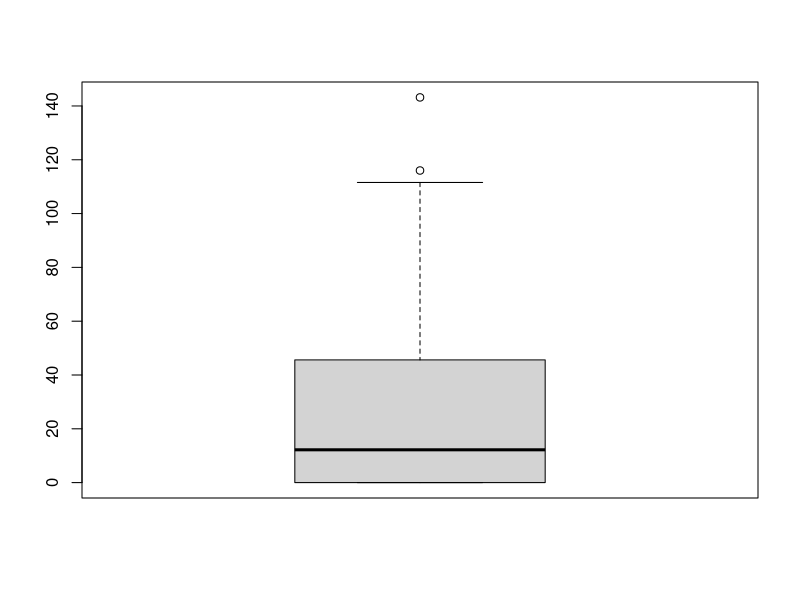

The R source for this figure: (Note: this script raises an error after producing the figure.)
## ---- chunk 1
rm(list=ls())
library(here)
library(tidyverse)
library(ggfortify)
## ---- chunk 2
plot <- read.csv(here("Data", "Moose_Plot_Data.csv"))
tree <- read.csv(here("Data", "Moose_Tree_Data.csv"))
## ---- chunk 3
glimpse(plot)
## ---- chunk 4
glimpse(tree)
## ---- chunk 5
plot$hilltop <- as.logical(plot$hilltop)
plot$swamp <- as.logical(plot$swamp)
plot$wetland_forest <- as.logical(plot$wetland_forest)
plot$harvest <- as.logical(plot$harvest)

tree$browsed <- as.logical(tree$browsed)
tree$stripped <- as.logical(tree$stripped)
tree$broken <- as.logical(tree$broken)

tree$species <- as.factor(tree$species)
tree$plot <- as.factor(tree$plot)
## ---- chunk 6

#First fix Quabbin Forest, the watershed labeled as 0
fixwatershed0 <- which(plot$watershed == "0")
plot$watershed[fixwatershed0] <- "Quabbin"

#Then fix Ware River Forest, the watershed labeled as 1
fixwatershed1 <- which(plot$watershed == "1")
plot$watershed[fixwatershed1] <- "Ware River"

#Now convert it to factor then check the levels to make sure it all worked.
plot$watershed <- as.factor(plot$watershed)
levels(plot$watershed)
## ---- chunk 7
# Checking browse_index first.
# Run code to get a summary of descriptive stats to compare the max and mins with the quartiles, median, and mean. 

summary(plot$browse_index)
## ---- chunk 8
#Make a rough boxplot of this variable to check it out. 
boxplot(plot$browse_index)
## ---- chunk 9
# Find out more about this row:

which(plot$browse_index == 143.18) #This didn't work but I organized the rows from greatest to least in the table and it returned row number 156. 

slice(plot, 156)
## ---- chunk 10
#Now check the summary stats for the whole dataset just to make things quicker. 
plot |>
  summary()
## ---- chunk 11
# I found the unite function through googling. It combines the three columns but ends up with the three values still distinct, just all in one column. This isn't quite what I want. 

unite(tree, col='interaction', c('browsed', 'stripped', 'broken'), sep = '/')
## ---- chunk 12
# Add a new column that combines browsed, stripped, and broken using mutate (function that modifies columns). Found a model of similar code through googling. 

tree.updated <- tree |>
  mutate(interaction = browsed + stripped + broken)

# However, this function added the value in the three columns together, instead of how I wanted, which is to keep the binary yes/no of whether there was moose interaction with the tree. (see next code chunk)

## ---- chunk 13
#First change the column to factor data so I can see the levels. 
tree.updated$interaction <- as.factor(tree.updated$interaction)

# Check out the levels. Has 0, 1, and 2. 
levels(tree.updated$interaction)

#I just want 0 and 1. The 2 indicates that there were two types of interactions. This is extra info for what I want. I will change the rows with 2 to be 1 so that it's binary data.
#First make a fix object with all the rows that have 2. 
fix.interaction <- which(tree.updated$interaction == "2")

#Then apply the fix object to change all those rows with 2 to be 1.
tree.updated$interaction[fix.interaction] <- "1"
tree.updated$interaction <- factor(tree.updated$interaction)
## ---- chunk 14
#Filter for just the rows with a 1 value for interaction. This indicates that they were interacted with in some way. There are 648 rows where this is true. 
tree.updated |>
  filter(interaction == "1")

#Then filter for rows where interaction is 0. There are 1,507 rows where this is the case. 
tree.updated |>
  filter(interaction == "0")

#Both of these add up to 2,155 rows. Meaning there should be 1,758 rows where the value is NA for interaction. 
tree.updated |>
  filter(interaction == "NA") #Doesn't seem to work to filter for NA values...
## ---- chunk 15
## tree.updated$interaction <- as.logical(tree.updated$interaction)
# Tried to run the above code but it just ended up making all the rows NA
glimpse(tree.updated)
## ---- chunk 16
levels(tree.updated$species) 
# Noticed that there are inconsistencies with these species names that I didn't catch earlier. 
## ---- chunk 17
fix.blackbirch <- which(tree.updated$species == "black birch ")
tree.updated$species[fix.blackbirch] <- "black birch"
tree.updated$species <- factor(tree.updated$species)

fix.chestnut <- which(tree.updated$species == "Chestnut")
tree.updated$species[fix.chestnut] <- "chestnut"
tree.updated$species <- factor(tree.updated$species)

fix.hawthorn <- which(tree.updated$species == "hawthorne")
tree.updated$species[fix.hawthorn] <- "hawthorn"
tree.updated$species <- factor(tree.updated$species)

fix.hemlock <- which(tree.updated$species %in% c("hemlock", "Hemlock", "hemlock "))
tree.updated$species[fix.hemlock] <- "hemlock"
tree.updated$species <- factor(tree.updated$species)

fix.redmaple <- which(tree.updated$species %in% c("red maple", "Red maple", "red maple "))
tree.updated$species[fix.redmaple] <- "red maple"
tree.updated$species <- factor(tree.updated$species)

fix.redoak <- which(tree.updated$species == "red oak ")
tree.updated$species[fix.redoak] <- "red oak"
tree.updated$species <- factor(tree.updated$species)

fix.sugarmaple <- which(tree.updated$species == "sugarmaple")
tree.updated$species[fix.sugarmaple] <- "sugar maple"
tree.updated$species <- factor(tree.updated$species)

fix.whitepine <- which(tree.updated$species %in% c("white pine", "whte pine", "white pine "))
tree.updated$species[fix.whitepine] <- "white pine"
tree.updated$species <- factor(tree.updated$species)
## ---- chunk 18
levels(tree.updated$plot) 
# There are 541 levels which makes sense because that's how many plots there are. There are 3,913 total observations/rows though, so theres many rows for each level. 
## ---- chunk 19
#use write.csv - specify the data frame, specify where to save, specify what to save as

write.csv(tree.updated, here("Data", "Updated_Moose_Tree_Data.csv"))
## ---- chunk 20
tree.updated <- read.csv(here("Data", "Updated_Moose_Tree_Data.csv")) 
# Should be the same as what had earlier, just testing that can read in the new csv file. 
# Should already have plot from above code
## ---- chunk 21
summary(tree.updated$dbh_cm)
#Shows that the mean dbh is 15.26 cm, with a max of 85 and a min of 1.20. These stats mean that there's more low value rows than high value rows because the data skews to the right. 
## ---- chunk 22
summary(plot$browse_index) 
#This is also showing a right skew with many lower value rows and fewer higher value rows. The min is 0, the max is 143.18, but the mean is 27.09 and the median is 12.19. 
## ---- chunk 23
summary(plot$elev_m) 
#These numbers seem more consistent, due to the fact that they're not generated by an animal's behavior. The min is 137, the max is 367, and the mean is 252.5 with a median of 254.5. 
## ---- chunk 24
summary(plot$dist_h2o_m) 
#Also pretty variable. The min is 0, max is 984. Mean is 221 and median is 194.5. 
## ---- chunk 25
summary(plot$harvest_intensity_m2.ha)
#The median being 0 for these numbers shows just how many 0s and low value there are for this column. The max is 298 and the mean is 25.65
## ---- chunk 26
summary(plot$tall_shrubs)
#Once again a wide range - min is 0, max is 76. Mean is 5.41 and median is 1. 
## ---- chunk 27
summary(plot$deer_density)
#Seems pretty equally/normally distributed with min being 1.2 and max 4.8. Mean is 2.845 and median is 3. These numbers are relatively all close. 
## ---- chunk 28
ggplot(plot, aes(x=browse_index))+
  geom_histogram(binwidth = 15)+
  facet_wrap(~harvest)+
  theme_bw()
#Use the plot dataset, with browse index as the x variable. Histogram chooses the y automatically, in this case it's count. Facet wrap divides the output into two histograms based on the variable harvest. 
## ---- chunk 29
ggplot(plot, aes(x=browse_index))+
  geom_histogram(binwidth = 15)+
  facet_wrap(~watershed)+
  theme_bw()
#Use the plot dataset, with browse index as the x variable. Histogram chooses the y automatically, in this case it's count. Facet wrap divides the output into two histograms based on the variable watershed. 
## ---- chunk 30
## Change the data type of interaction for the next graph to work properly. I'm not sure why it works to do it now, but didn't work earlier. 

tree.updated$interaction <- as.logical(tree.updated$interaction)
## ---- chunk 31
ggplot(tree.updated, aes(x=species, y=dbh_cm, colour = interaction))+
  geom_point() +
  xlab("Species")+
  ylab("dbh in cm")+
  theme_bw()+
  coord_flip()
#Use the updated tree dataset with species as the x and dbh as the y, further distinguished by interaction using colors. Make it a scatterplot. Change the x and y axes names and remove the background. Use coord flip to try to improve readability of the x axis (rather unsuccessfully in this case). 
## ---- chunk 32
ggplot(plot, aes(x=dist_h2o_m, y=browse_index, colour = harvest))+
  geom_point()+
  xlab("distance to water (m)")+
  ylab("browse index")+
  theme_bw()
# use the plot dataset and have distance to water as the x, browse index as the y, and distinguish further by harvest using color. Rename the axes for clarity and remove the background. 
## ---- chunk 33
ggplot(plot, aes(x=dist_dev_m, y=browse_index, colour = harvest))+
  geom_point()+
  xlab("distance to development (m)")+
  ylab("browse index")+
  theme_bw()
# use the plot dataset and have distance to development as the x, browse index as the y, and distinguish further by harvest using color. Rename the axes for clarity and remove the background. 
## ---- chunk 34
ggplot(plot, aes(x=watershed, y=harvest_intensity_m2.ha, colour = harvest, shape = watershed))+
  geom_boxplot()+
  geom_point(position = "jitter", size = 2, alpha = 0.5)+
  xlab("watershed")+
  ylab("harvest intensity (m2/ha)")+
  theme_bw()

#Include a boxplot and the points. Make the points be colored by the variable harvest. Make the points size 2 and partly transparent. Use jitter to show the points more clearly, but then make the points be different shapes for the two so it's clear whic belongs to which. 
## ---- chunk 35
ggplot(tree.updated, aes(x=interaction, y=dbh_cm))+
  geom_boxplot()+
  geom_point(position = "jitter", size = 2, alpha = 0.25)+
  xlab("interaction")+
  ylab("dbh (cm)")+
  theme_bw()
# Use the tree.updated dataset, with interaction as the x axis and dbh as the y. Use jitter, sizing, and transparency (alpha) to be able to see the points better. Rename the axes and remove the background. 
